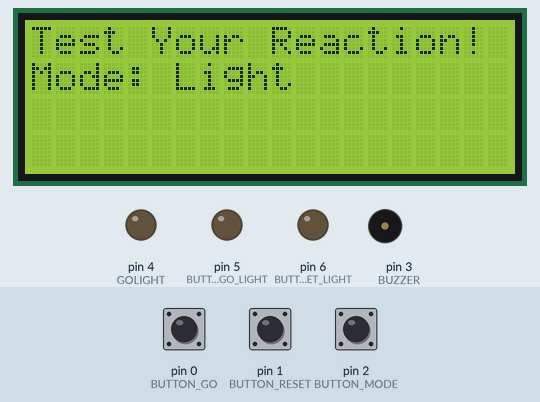
Recording of a sketch running on a simulated Arduino Uno, built with avr-gcc and run on an emulated ATmega328P. Shown: 20×4 character LCD, output pins drawn as LEDs (lit = HIGH), buzzer (waves = sounding, pin HIGH). The inputs (shaded band) are chosen by the test bench; at power-on: pin 0 (BUTTON_GO) HIGH, pin 1 (BUTTON_RESET) HIGH, pin 2 (BUTTON_MODE) HIGH. Random numbers use the default seed unless the sketch sets one.

Above: at 1.2 s.
1.3 s: pin 0 (BUTTON_GO) pulled LOW for 0.15 s
At 1.8 s:
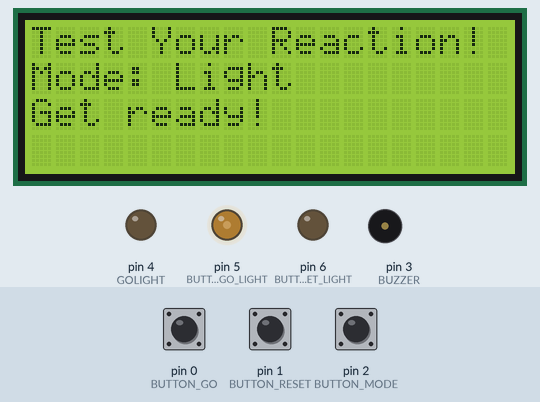
At 4.1 s:
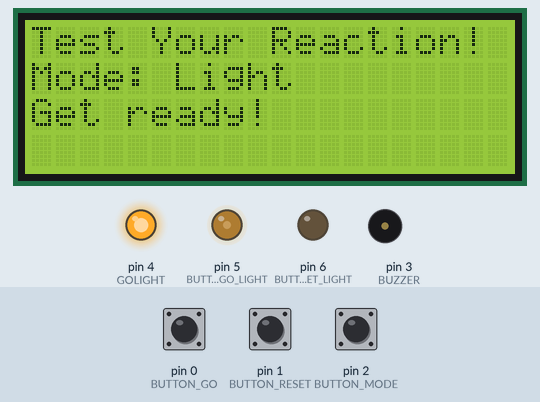
4.4 s: pin 0 (BUTTON_GO) pulled LOW for 1 s
At 4.7 s:
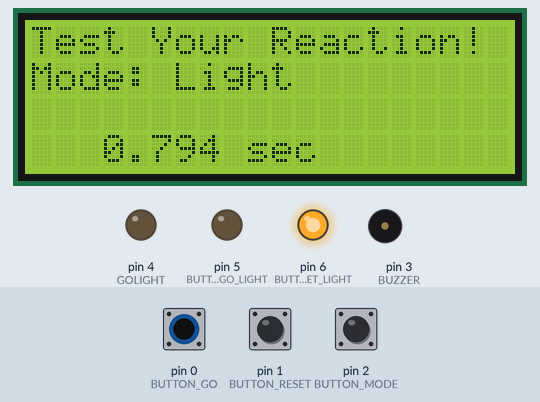
Timing chart, 0 to 7.4 s (numbered marks = the images above; inputs shaded):
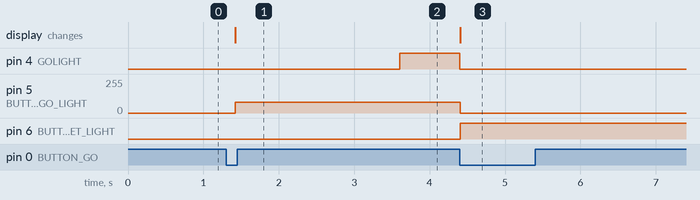

Measured:
- after the input at 1.3 s, pin 4 (GOLIGHT): LOW → HIGH after 2.3 s; pin 5 (BUTTON_GO_LIGHT): 0/255 → 80/255 after 0.12 s; the display: changes after 0.12 s (image 1)
- after the input at 4.4 s, pin 4 (GOLIGHT): HIGH → LOW at once; pin 5 (BUTTON_GO_LIGHT): 80/255 → 0/255 at once; pin 6 (BUTTON_RESET_LIGHT): LOW → HIGH at once; the display: changes at once (image 3)

The sketch:

EduTimer.ino
```cpp
/*
* Audio-Visual Reaction Timer
* July 2017, James Wu
*/

#include <LiquidCrystal.h>
#include <Wire.h>

#define SERIAL_DEBUG 0
#define DEBOUNCE_TIME 150

#define BUTTON_GO 0
#define BUTTON_RESET 1
#define BUTTON_MODE 2

#define BUZZER 3
#define GOLIGHT 4
#define BUTTON_GO_LIGHT 5
#define BUTTON_RESET_LIGHT 6

#define MODE_LIGHT 0
#define MODE_BUZZ 1
#define MODE_INTERFERE 2

// Runtime variables
int taskmode = MODE_LIGHT;
bool taskstart = false;
bool gosignal = false;
unsigned long go_waittime = 0;
unsigned long go_signaltime = 0;
unsigned long go_respondtime = 0;

LiquidCrystal lcd(7, 8, 9, 10, 11, 12);

void setup()
{
	lcd.begin(20, 4);
  modemessage(taskmode);

	#if SERIAL_DEBUG
		Serial.begin(9600);
		while(!Serial);
	#endif

	pinMode(BUTTON_MODE, INPUT_PULLUP);
	pinMode(BUTTON_GO, INPUT_PULLUP);
	pinMode(BUTTON_RESET, INPUT_PULLUP);
  randomSeed(analogRead(A5));

  pinMode(BUZZER, OUTPUT);
  pinMode(GOLIGHT, OUTPUT);
  pinMode(BUTTON_GO_LIGHT, OUTPUT);
  pinMode(BUTTON_RESET_LIGHT, OUTPUT);
}

void loop()
{
  delay(DEBOUNCE_TIME);

  if(! digitalRead(BUTTON_GO))
    runtask(taskmode);
  if(! digitalRead(BUTTON_MODE)) {
    if(taskmode >= 1)
      taskmode = 0;
    else
      taskmode++;
    modemessage(taskmode);
  }
}

void runtask(int run_mode)
{
  unsigned long starttime = 0;
  bool go_tooearly = false;

  lcd.setCursor(0, 2);
  lcd.print("Get ready!");
  analogWrite(BUTTON_GO_LIGHT, 80);

  go_waittime = random(2000, 7000);
  starttime = millis();
  delay(DEBOUNCE_TIME);

  while(millis() <= starttime + go_waittime) {
    if( !digitalRead(BUTTON_GO) ) {
      go_tooearly = true;
      break;
    }
  }

  if(! go_tooearly) {
     switch(run_mode) {
      case MODE_LIGHT:
        digitalWrite(GOLIGHT, HIGH); // GO!
        break;
      case MODE_BUZZ:
        tone(BUZZER, 440);
        break;
    }

    go_signaltime = millis();
    while(digitalRead(BUTTON_GO));
    go_respondtime = millis() - go_signaltime;

    switch(run_mode) {
      case MODE_LIGHT:
        digitalWrite(GOLIGHT, LOW);
        break;
      case MODE_BUZZ:
        noTone(BUZZER);
        break;
    }
    dispmessage(go_respondtime);
  }
  else {
    dispearlymessage();
  }

  waitforreset();
  modemessage(run_mode);
}

void dispmessage(unsigned long internal_respondtime)
{
  lcd.setCursor(0, 2);
  lcd.print("                    ");
  lcd.setCursor(3, 3);
  lcd.print(String (float (internal_respondtime)/1000, 3));
  lcd.print(" sec");
}

void dispearlymessage()
{
  lcd.setCursor(0, 2);
  lcd.print("                    ");
  lcd.setCursor(0, 3);
  lcd.print("Too early! Try again");
}

void modemessage(int run_mode)
{
  lcd.clear();
  lcd.print("Test Your Reaction!");
  lcd.setCursor(0, 1);
  switch(run_mode) {
    case MODE_LIGHT:
      lcd.print("Mode: Light");
      break;
    case MODE_BUZZ:
      lcd.print("Mode: Buzz");
      break;
  }
}

void waitforreset()
{
  digitalWrite(BUTTON_GO_LIGHT, LOW);
  digitalWrite(BUTTON_RESET_LIGHT, HIGH);
  while( digitalRead(BUTTON_RESET) );
  digitalWrite(BUTTON_RESET_LIGHT, LOW);
}
```
